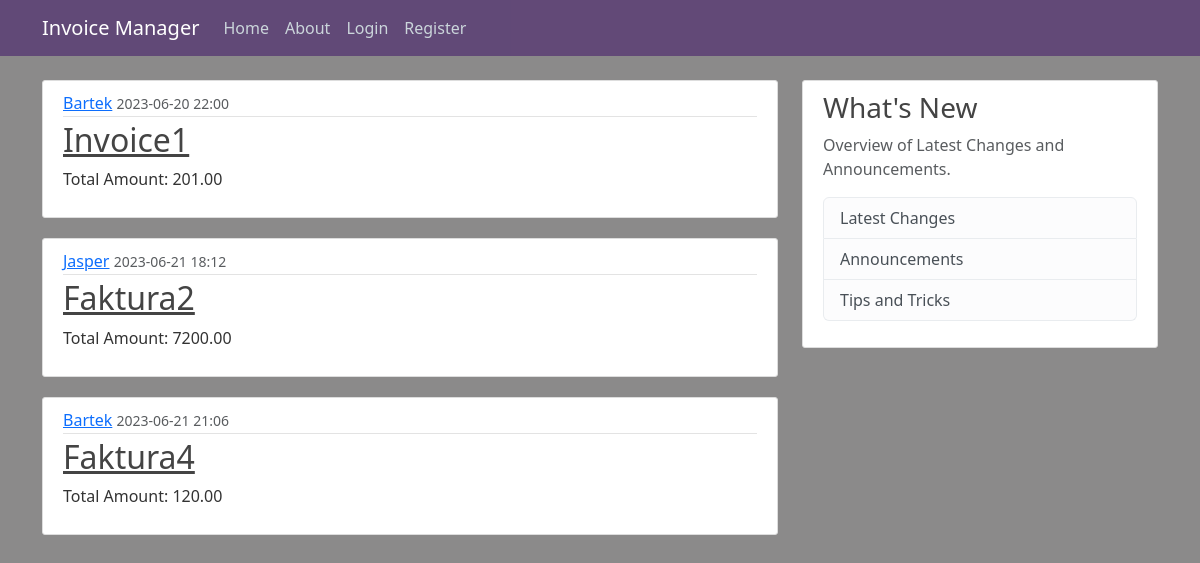
Page /home on the earlier database version.
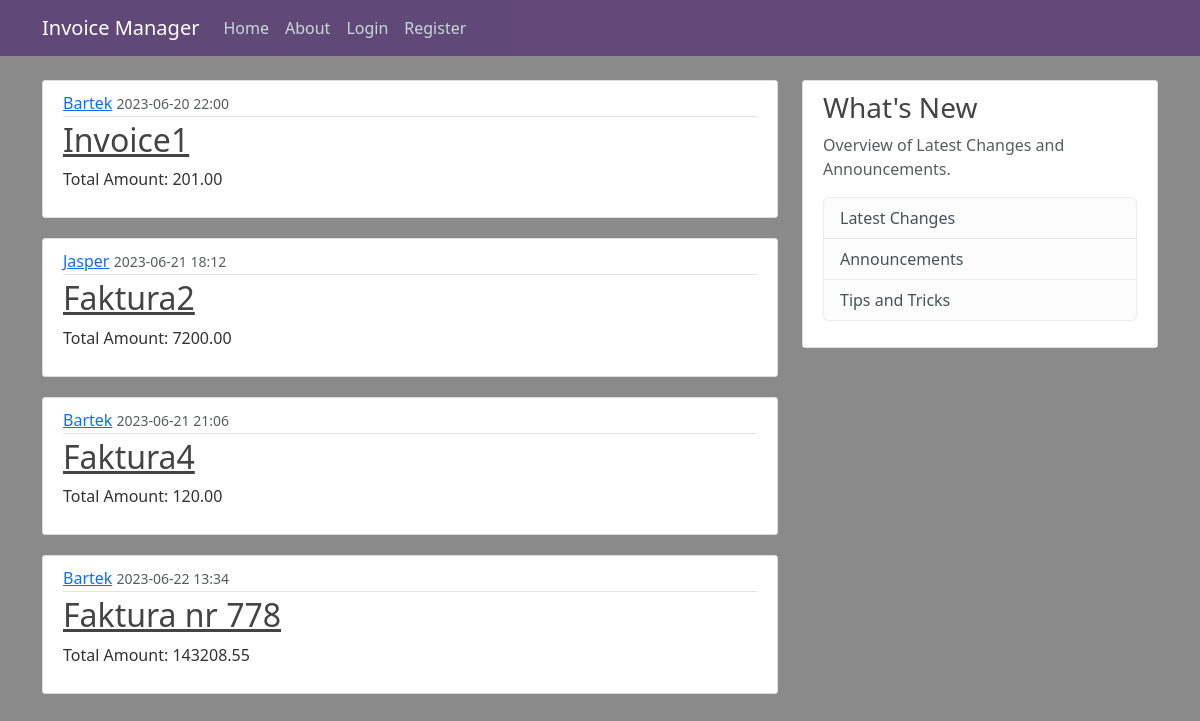
Same page on the later database version.
### application/models.py (models this page shows, shortened)
class Invoice(db.Model):
    id = db.Column(db.Integer, primary_key = True)
    name = db.Column(db.String(100), nullable = False)
    content = db.Column(db.Text, nullable = False)
    amount = db.Column(db.Numeric(10,2), nullable = False)
    date_posted = db.Column(db.DateTime, nullable = False, default = datetime.utcnow)
    user_id = db.Column(db.Integer, db.ForeignKey('user.id'), nullable = False)
    entries = db.relationship('Entry', backref='invoice', lazy=True)

class User(db.Model, UserMixin):
    id = db.Column(db.Integer, primary_key = True)
    username = db.Column(db.String(25), unique = True, nullable = False)
    email = db.Column(db.String(125), unique = True, nullable = False)
    image_file = db.Column(db.String(25), nullable = False, default = 'default.jpg')
    password = db.Column(db.String(60), nullable = False)
    invoices = db.relationship('Invoice', backref='author', lazy=True)

### application/routes.py (the view)
@app.route('/')
@app.route('/home')
def home():
    invoices = Invoice.query.all()
    return render_template('home.html', invoices=invoices)

### application/templates/home.html
{% extends "layout.html" %}
{% block content %}
    {% for invoice in invoices %}
        <article class="media content-section">
            <div class="media-body">
                <div class="article-metadata">
                    <a class="mr-2" href="#">{{ invoice.author.username }}</a>
                    <small class="text-muted">{{ invoice.date_posted.strftime('%Y-%m-%d %H:%M') }}</small>
                </div>
                <h2><a class="article-title" href="{{ url_for('invoice', invoice_id=invoice.id) }}">{{ invoice.name }}</a></h2>
                <p class="article-content">Total Amount: {{ invoice.amount }}</p>
            </div>
        </article>
    {% endfor %}
{% endblock content %}

### application/templates/layout.html (shortened to what this page needs)
<!DOCTYPE html>
<html>
<head>
    <link href="https://cdn.jsdelivr.net/npm/bootstrap@5.3.0/dist/css/bootstrap.min.css" rel="stylesheet">
    <link rel="stylesheet" type="text/css" href="{{ url_for('static', filename='main.css') }}">
</head>
<body>
    <header class="site-header">
        <nav class="navbar navbar-expand-md navbar-dark bg-steel fixed-top">
          <div class="container">
            <a class="navbar-brand mr-4" href="/">Invoice Manager</a>
            <div class="collapse navbar-collapse" id="navbarToggle">
              <div class="navbar-nav mr-auto">
                <a class="nav-item nav-link" href="{{ url_for('home') }}">Home</a>
                <a class="nav-item nav-link" href="{{ url_for('about') }}">About</a>
              </div>
              <div class="navbar-nav">
                {% if current_user.is_authenticated %}
                  <a class="nav-item nav-link" href="{{ url_for('new_invoice') }}">Create Invoice</a>
                  <a class="nav-item nav-link" href="{{ url_for('upload_invoice') }}">Upload Invoice</a>
                  <a class="nav-item nav-link" href="{{ url_for('account') }}">Account</a>
                  <a class="nav-item nav-link" href="{{ url_for('logout') }}">Logout</a>
                {% else %}
                  <a class="nav-item nav-link" href="{{ url_for('login') }}">Login</a>
                  <a class="nav-item nav-link" href="{{ url_for('register') }}">Register</a>
                {% endif %}
              </div>
            </div>
          </div>
        </nav>
      </header>
      <main role="main" class="container">
        <div class="row">
          <div class="col-md-8">
            {% block content %}{% endblock %}
          </div>
          <div class="col-md-4">
            <div class="content-section">
              <h3>What's New</h3>
              <p class='text-muted'>Overview of Latest Changes and Announcements.
                <ul class="list-group">
                  <li class="list-group-item list-group-item-light">Latest Changes</li>
                  <li class="list-group-item list-group-item-light">Announcements</li>
                  <li class="list-group-item list-group-item-light">Tips and Tricks</li>
                </ul>
              </p>
            </div>
          </div>
        </div>
      </main>
</body>
</html>

### application/static/main.css (style rules this page uses)
body { background: #8b8a8a; color: #333333; margin-top: 5rem; }
h1, h2, h3, h4, h5, h6 { color: #444444; }
.bg-steel { background-color: #34026378; }
.site-header .navbar-nav .nav-link { color: #cbd5db; }
.content-section { background: #ffffff; padding: 10px 20px; border: 1px solid #dddddd; border-radius: 3px; margin-bottom: 20px; }
.article-title { color: #444444; }
.article-content { white-space: pre-line; }
.article-metadata { padding-bottom: 1px; margin-bottom: 4px; border-bottom: 1px solid #e3e3e3 }

Differences in the rows shown:
added Invoice: author.username "Bartek", date_posted "2023-06-22 13:34", name "Faktura nr 778", amount "143208.55"
